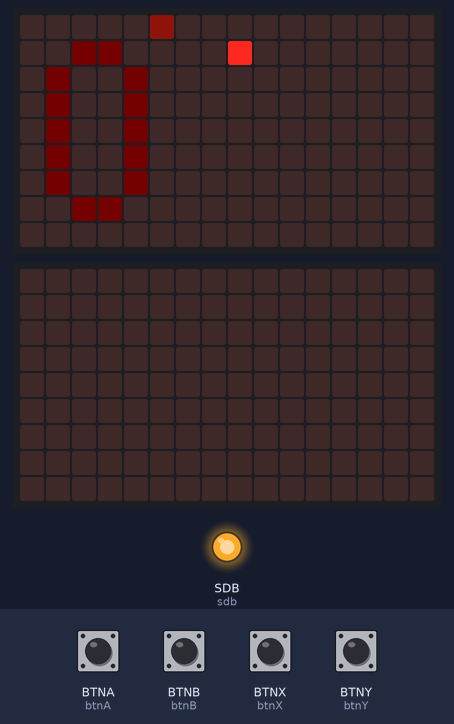
A program run on a simulated CircuitPython board. On the bench: 2 × 16×9 LED matrix, output pins drawn as LEDs (lit = HIGH). Inputs (shaded band) come from the test bench; at power-on: BTNA (btnA), BTNB (btnB), BTNX (btnX), BTNY (btnY) HIGH. Random numbers come from a fixed seed; what the program prints to the serial console is not drawn.

Above: at 1.2 s.
1.3 s: BTNA (btnA) pulled LOW for 0.15 s
2.0 s: BTNX (btnX) pulled LOW for 0.15 s
2.7 s: BTNB (btnB) pulled LOW for 0.15 s
3.4 s: BTNY (btnY) pulled LOW for 0.15 s
4.1 s: BTNA (btnA) pulled LOW for 1 s
5.7 s: BTNX (btnX) pulled LOW for 1 s
Timing chart, 0 to 8.7 s (numbered marks = the images above; inputs shaded):
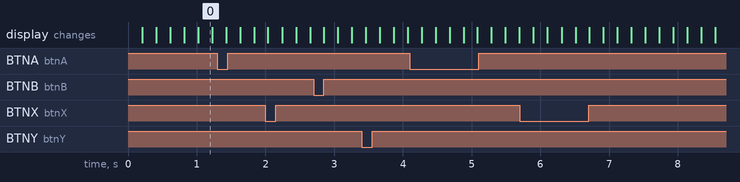

The program:

stolensnake.py
```python
import board
from digitalio import DigitalInOut, Pull
from digitalio import DigitalInOut, Direction, Pull
import time
import busio
import adafruit_framebuf
import adafruit_is31fl3731
from random import randint

numbers = [
    [0b0000, 0b0110, 0b1001, 0b1001, 0b1001, 0b1001, 0b1001, 0b0110, 0b0000,],
    [0b0000, 0b0010, 0b0110, 0b0010, 0b0010, 0b0010, 0b0010, 0b0111, 0b0000,],
    [0b0000, 0b0110, 0b1001, 0b1001, 0b0001, 0b0010, 0b0100, 0b1111, 0b0000,],
    [0b0000, 0b0110, 0b1001, 0b0001, 0b0011, 0b0001, 0b1001, 0b0110, 0b0000,],
    [0b0000, 0b0011, 0b0101, 0b1001, 0b1111, 0b0001, 0b0001, 0b0001, 0b0000,],
    [0b0000, 0b1111, 0b1000, 0b1000, 0b1110, 0b0001, 0b0001, 0b1110, 0b0000,],
    [0b0000, 0b0110, 0b1001, 0b1000, 0b0110, 0b1001, 0b1001, 0b0110, 0b0000,],
    [0b0000, 0b1111, 0b0001, 0b0001, 0b0010, 0b0100, 0b0100, 0b1000, 0b0000,],
    [0b0000, 0b0110, 0b1001, 0b1001, 0b0110, 0b1001, 0b1001, 0b0110, 0b0000,],
    [0b0000, 0b0110, 0b1001, 0b1001, 0b0110, 0b0001, 0b1001, 0b0110, 0b0000,],
]

# configure I2C
i2c = busio.I2C(board.SCL, board.SDA)

# turn on LED drivers
sdb = DigitalInOut(board.SDB)
sdb.direction = Direction.OUTPUT
sdb.value = True

# set up the two LED drivers
display = adafruit_is31fl3731.Matrix(i2c, address=0x74)
display2 = adafruit_is31fl3731.Matrix(i2c, address=0x77)


btnA = DigitalInOut(board.BTNA)
btnA.pull = Pull.UP
btnB = DigitalInOut(board.BTNB)
btnB.pull = Pull.UP
btnX = DigitalInOut(board.BTNX)
btnX.pull = Pull.UP
btnY = DigitalInOut(board.BTNY)
btnY.pull = Pull.UP

print(f"screen width: {display.width}")
print(f"screen height: {display.height}")


def spawn_food():
    global food
    food = (randint(0, display.width * 2 - 1), randint(0, display.height - 1))


def set_pixel(pixel, brightness):
    if pixel[0] > display.width - 1:
        display2.pixel(pixel[0] - display.width, pixel[1], brightness)
    else:
        display.pixel(pixel[0], pixel[1], brightness)


def clear():
    display.fill(0)
    display2.fill(0)


def draw_food():
    set_pixel(food, 255)


def move():
    global score
    global last_move
    last_move = time.monotonic()
    prev_head = body[-1]
    if direction == 2:
        head = prev_head[0] % 32, (prev_head[1] - 1) % 9
    elif direction == -2:
        head = prev_head[0] % 32, (prev_head[1] + 1) % 9
    elif direction == 1:
        head = (prev_head[0] + 1) % 32, prev_head[1] % 9
    elif direction == -1:
        head = (prev_head[0] - 1) % 32, prev_head[1] % 9
    # delete tail
    if head == food:
        # food eaten!
        set_pixel(food, 0)
        score += 1
        draw_score()
        spawn_food()
    else:
        # delete tail
        set_pixel(body[0], 0)
        del body[0]
    # DEATH
    if head in body:
        clear()
        exit()

    set_pixel(head, 15)
    body.append(head)


def handle_input():
    global direction
    if not btnA.value:
        if (direction + 2) != 0:
            direction = 2
    elif not btnB.value:
        if (direction - 2) != 0:
            direction = -2
    elif not btnX.value:
        if (direction - 1) != 0:
            direction = -1
    elif not btnY.value:
        if (direction + 1) != 0:
            direction = 1


def bits(n):
    for i in reversed(range(4)):
        yield (2 ** i & n) != 0


def draw_score():
    for offset, digit in enumerate(str(score)):
        number = numbers[int(digit)]
        for y, x_row in enumerate(number):
            for x, brightness in enumerate(bits(x_row)):
                set_pixel((1 + x + offset * 5, y), brightness)


body = [(0, 0)]
# 2 = up, -2 = down, -1 = left, 1 = right
direction = 1
score = 0
frame = False
last_move = time.monotonic()

draw_score()
spawn_food()

while True:
    handle_input()
    time_since_last_move = time.monotonic() - last_move
    if time_since_last_move > 0.2:
        move()
        # draw food everytime
        draw_food()
```
